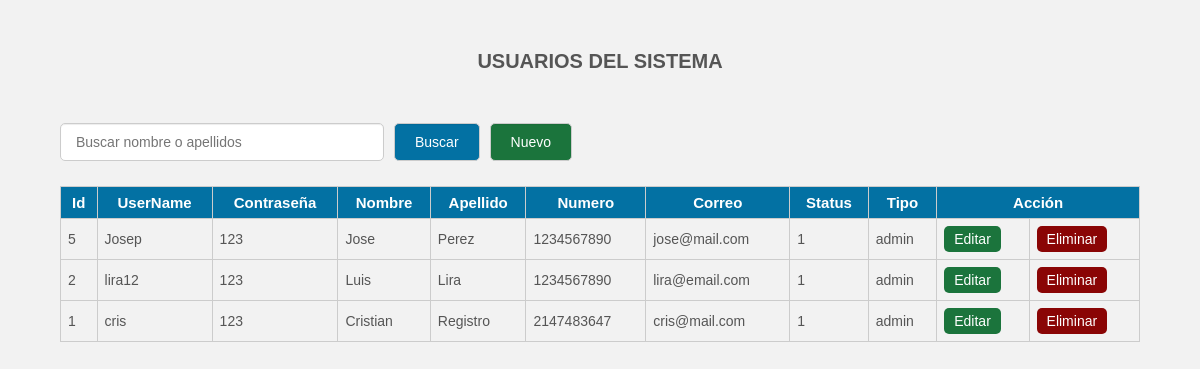
The app's page /CRUD/usuarios/index.php with its own data.
### tables this page shows
CREATE TABLE `usuarios` (
  `id_usuario` int(4) NOT NULL,
  `username` varchar(30) NOT NULL,
  `contrasena` varchar(70) NOT NULL,
  `nombre` varchar(70) NOT NULL,
  `apellido` varchar(70) NOT NULL,
  `numero` int(10) NOT NULL,
  `correo` varchar(70) NOT NULL,
  `status` tinyint(1) NOT NULL,
  `tipo` varchar(10) NOT NULL
);

### DB/DB_driver.php (called while the page is built, shortened)
<?php
	function Consult($Con, $SQL){
		$Result= mysqli_query($Con,$SQL) Or die (mysqli_error($Con));
		return $Result;
	}
?>

### CRUD/usuarios/index.php (the view, shortened to what this page needs)
<?php
	include_once '../../DB/DB_driver.php';
	$Con = connect();
	$SQL ='SELECT * FROM usuarios ORDER BY id_usuario DESC';
	$Result = Consult($Con,$SQL);
?>
<!DOCTYPE html>
<html lang="es">
<head>
	<link rel="stylesheet" href="../../css/estilo.css">
</head>
<body>
	<div class="contenedor">
		<h2>USUARIOS DEL SISTEMA</h2>
		<div class="barra__buscador">
			<form action="" class="formulario" method="post">
				<input type="text" name="buscar" placeholder="Buscar nombre o apellidos"
				value="<?php if(isset($buscar_text)) echo $buscar_text; ?>" class="input__text">
				<input type="submit" class="btn" name="btn_buscar" value="Buscar">
				<a href="insert.php" class="btn btn__nuevo">Nuevo</a>
			</form>
		</div>
		<table>
			<tr class="head">
				<td>Id</td>
				<td>UserName</td>
				<td>Contraseña</td>
				<td>Nombre</td>
				<td>Apellido</td>
				<td>Numero</td>
				<td>Correo</td>
				<td>Status</td>
				<td>Tipo</td>
				<td colspan="2">Acción</td>
			</tr>
			<?php foreach($Result as $Row):?>
				<tr >
					<td><?php echo $Row['id_usuario']; ?></td>
					<td><?php echo $Row['username']; ?></td>
					<td><?php echo $Row['contrasena']; ?></td>
					<td><?php echo $Row['nombre']; ?></td>
					<td><?php echo $Row['apellido']; ?></td>
					<td><?php echo $Row['numero']; ?></td>
					<td><?php echo $Row['correo']; ?></td>
					<td><?php echo $Row['status']; ?></td>
					<td><?php echo $Row['tipo']; ?></td>
					<td><a href="update.php?id_usuario=<?php echo $Row['id_usuario']; ?>" class="btn__update" >Editar</a></td>
					<td><a href="delete.php?id_usuario=<?php echo $Row['id_usuario']; ?>" class="btn__delete">Eliminar</a></td>
				</tr>
			<?php endforeach ?>
		</table>
	</div>
</body>
</html>

### CSS/estilo.css (style rules this page uses)
* { padding: 0; margin: 0px; box-sizing: border-box; }
body { font-family: 'Arial',sans-serif; font-size: 16px; background: #f2f2f2; }
a { text-decoration: none; }
.contenedor { width: 90%; max-width: 1500px; margin: 30px auto; overflow: hidden; }
h2 { display: block; margin-top: 20px; margin-bottom: 20px; text-align: center; font-size: 20px; font-family: 'Arial', sans-serif; font-weight: bold; color: #555; }
.barra__buscador { width: 100%; margin-top: 50px; margin-bottom: 10px; }
.formulario { display: flex; width: 100%; overflow: hidden; }
form .input__text { width: 100%; border: 1px solid #ccc; border-radius: 5px; box-shadow: 0 1px 1px rgba(0, 0, 0, 0.075) inset; color: #848688; display: block; font-size: 14px; margin-bottom: 15px; padding: 10px 15px; max-width: 30%; margin-right: 10px; outline: medium none; }
form .btn { border: 1px solid #ccc; border-radius: 5px; box-shadow: 0 1px 1px rgba(0, 0, 0, 0.075) inset; color: #fff; display: block; font-size: 14px; background: rgb(3, 113, 163); margin-bottom: 15px; padding: 10px 20px; margin-right: 10px; outline: medium none; cursor: pointer; }
.btn__nuevo { float: right; background: #1b743c !important; }
table { width: 100%; border-collapse: collapse; }
table .head { background: rgb(3, 113, 163); }
table .head td { color: #fff; font-family: 'Arial',sans-serif; font-weight: bold; font-size: 15px; text-align: center; }
table tr td { border:1px solid #ccc; padding: 7px; font-size: 14px; color: #555; }
.btn__update { display: inline-block; font-size: 14px; background: #1b743c; color: #fff; border-radius: 5px; padding: 5px 10px; }
.btn__delete { display: inline-block; font-size: 14px; background: #8a0505; color: #fff; border-radius: 5px; padding: 5px 10px; }

### records on screen
usuarios: id_usuario "5", username "Josep", contrasena "123", nombre "Jose", apellido "Perez", numero "1234567890", correo "jose@mail.com", status "1", tipo "admin"
usuarios: id_usuario "2", username "lira12", contrasena "123", nombre "Luis", apellido "Lira", numero "1234567890", correo "lira@email.com", status "1", tipo "admin"
usuarios: id_usuario "1", username "cris", contrasena "123", nombre "Cristian", apellido "Registro", numero "2147483647", correo "cris@mail.com", status "1", tipo "admin"
